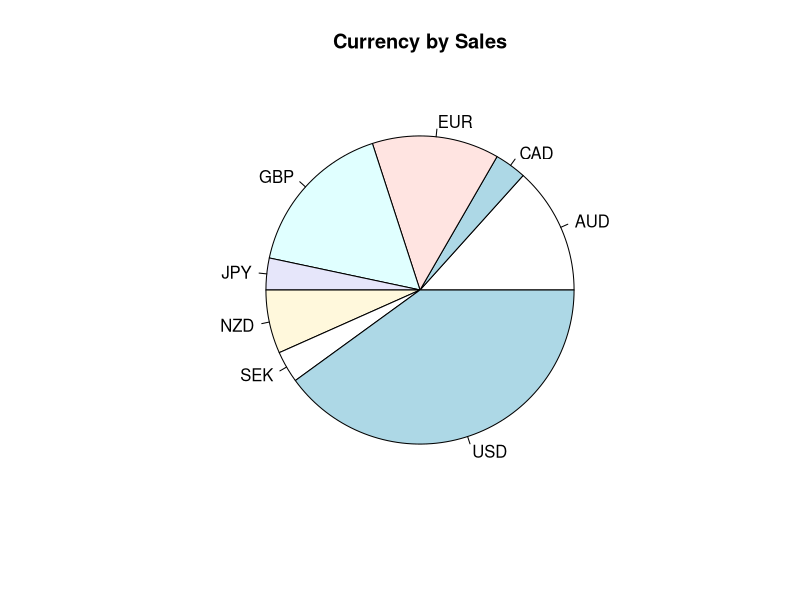

Source code (R): (Note: this script raises an error after producing the figure.)
sales <- read.table("SampleDailySalesOldFmt.txt", header=TRUE, sep="\t")

# Pie chart of currencies

currencies <- table(sales["Customer.Currency"])
#currframe <- as.vector(as.data.frame(currencies)[1])

png("currency_piechart.png")
pie(table(sales["Customer.Currency"]), main="Currency by Sales")
dev.off()

png("currency_barchart.png")
plot(sales["Customer.Currency"], main="Currency by Sales")
dev.off()

png("sale_count_barchart.png")
plot(sales["End.Date"], main="Downloads by Day")
dev.off()

png("sale_count_linechart.png")
plot(table(sales["End.Date"]),
     main="Downloads by Day",
     xlab="Date",
     ylab="Sales",
     type="l")
dev.off()

